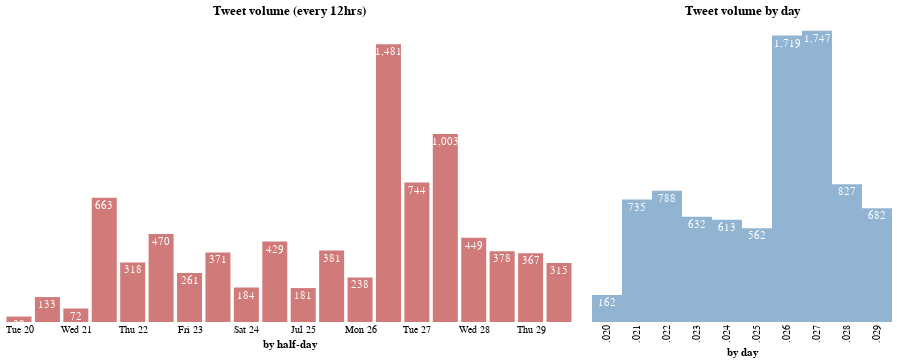

The notebook cell this image was saved under:
### Code cell
import altair as alt
alt.data_transformers.disable_max_rows()

steelblue = 'rgb(70,130,180)'

tweet_by_hours_bar = alt.Chart(all_tweets_time, title='Tweet volume (every 12hrs)').mark_bar(
    opacity=0.6, color='firebrick', size=25).encode(
    x=alt.X('time_bins_12h:T', axis=alt.Axis(title='by half-day', ticks=False)),
    y=alt.Y('count:Q', axis=None),  
)

tweet_by_hours_text = alt.Chart(all_tweets_time).mark_text(
    align='center',
    baseline='middle',
    color='white',
    dy=8 
).encode(
    x=alt.X('time_bins_12h:T', axis=alt.Axis(ticks=False)),
    y=alt.Y('count:Q', axis=None),
    text=alt.Text('count:Q', format=',')
)

tweet_by_days_bar = alt.Chart(all_tweets_day, title='Tweet volume by day').mark_bar(opacity=0.6, color='steelblue', size=30).encode(
    x=alt.X('day_bins:O', axis=alt.Axis(title='by day', ticks=False)),
    y=alt.Y('count:Q', axis=None),  
)

tweet_by_days_text = alt.Chart(all_tweets_day).mark_text(
    align='center',
    baseline='middle',
    color='white',
    dy=8 
).encode(
    x=alt.X('day_bins:T', axis=alt.Axis(ticks=False)),
    y=alt.Y('count:Q', axis=alt.Axis(title='count', ticks=False)),  
    text=alt.Text('count:Q', format=',')
)

tweet_by_hours = (tweet_by_hours_bar + tweet_by_hours_text).properties(
    width=550,
    height=300)

tweet_by_days = (tweet_by_days_bar + tweet_by_days_text).properties(
    width=300,
    height=300)

(tweet_by_hours | tweet_by_days).configure_axis(
    grid=False,
    domain=False
).configure_view(
    strokeWidth=0)

### Figure 1 — Vega-Lite specification as saved in the notebook (floating-point values rounded to 4 significant figures)
{"config": {"view": {"continuousWidth": 400, "continuousHeight": 300, "strokeWidth": 0}, "axis": {"domain": false, "grid": false}}, "hconcat": [{"layer": [{"mark": {"type": "bar", "color": "firebrick", "opacity": 0.6, "size": 25}, "encoding": {"x": {"type": "temporal", "axis": {"ticks": false, "title": "by half-day"}, "field": "time_bins_12h"}, "y": {"type": "quantitative", "axis": null, "field": "count"}}, "title": "Tweet volume (every 12hrs)"}, {"mark": {"type": "text", "align": "center", "baseline": "middle", "color": "white", "dy": 8}, "encoding": {"text": {"type": "quantitative", "field": "count", "format": ","}, "x": {"type": "temporal", "axis": {"ticks": false}, "field": "time_bins_12h"}, "y": {"type": "quantitative", "axis": null, "field": "count"}}}], "data": {"name": "data-7c78f2428b69b7c16acb064913940709"}, "height": 300, "width": 550}, {"layer": [{"mark": {"type": "bar", "color": "steelblue", "opacity": 0.6, "size": 30}, "encoding": {"x": {"type": "ordinal", "axis": {"ticks": false, "title": "by day"}, "field": "day_bins"}, "y": {"type": "quantitative", "axis": null, "field": "count"}}, "title": "Tweet volume by day"}, {"mark": {"type": "text", "align": "center", "baseline": "middle", "color": "white", "dy": 8}, "encoding": {"text": {"type": "quantitative", "field": "count", "format": ","}, "x": {"type": "temporal", "axis": {"ticks": false}, "field": "day_bins"}, "y": {"type": "quantitative", "axis": {"ticks": false, "title": "count"}, "field": "count"}}}], "data": {"name": "data-d703fbd4325b5d9c1e4dadd4a2e7fa54"}, "height": 300, "width": 300}], "$schema": "https://vega.github.io/schema/vega-lite/v4.8.1.json", "datasets": {"data-7c78f2428b69b7c16acb064913940709": [{"time_bins_12h": "2021-07-20T00:00:00", "count": 29}, {"time_bins_12h": "2021-07-20T12:00:00", "count": 133}, {"time_bins_12h": "2021-07-21T00:00:00", "count": 72}, {"time_bins_12h": "2021-07-21T12:00:00", "count": 663}, {"time_bins_12h": "2021-07-22T00:00:00", "count": 318}, {"time_bins_12h": "2021-07-22T12:00:00", "count": 470}, {"time_bins_12h": "2021-07-23T00:00:00", "count": 261}, {"time_bins_12h": "2021-07-23T12:00:00", "count": 371}, {"time_bins_12h": "2021-07-24T00:00:00", "count": 184}, {"time_bins_12h": "2021-07-24T12:00:00", "count": 429}, {"time_bins_12h": "2021-07-25T00:00:00", "count": 181}, {"time_bins_12h": "2021-07-25T12:00:00", "count": 381}, {"time_bins_12h": "2021-07-26T00:00:00", "count": 238}, {"time_bins_12h": "2021-07-26T12:00:00", "count": 1481}, {"time_bins_12h": "2021-07-27T00:00:00", "count": 744}, {"time_bins_12h": "2021-07-27T12:00:00", "count": 1003}, {"time_bins_12h": "2021-07-28T00:00:00", "count": 449}, {"time_bins_12h": "2021-07-28T12:00:00", "count": 378}, {"time_bins_12h": "2021-07-29T00:00:00", "count": 367}, {"time_bins_12h": "2021-07-29T12:00:00", "count": 315}], "data-d703fbd4325b5d9c1e4dadd4a2e7fa54": [{"day_bins": 20, "count": 162}, {"day_bins": 21, "count": 735}, {"day_bins": 22, "count": 788}, {"day_bins": 23, "count": 632}, {"day_bins": 24, "count": 613}, {"day_bins": 25, "count": 562}, {"day_bins": 26, "count": 1719}, {"day_bins": 27, "count": 1747}, {"day_bins": 28, "count": 827}, {"day_bins": 29, "count": 682}]}}
